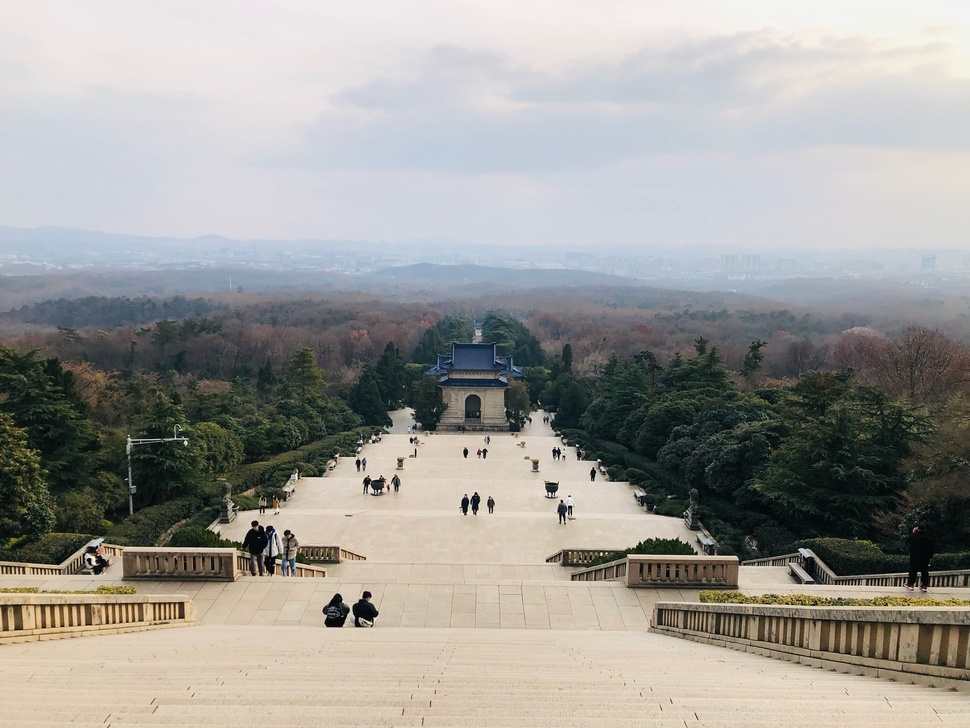
#> input picture ch3/nj.jpg, 970 x 728 px, shrunk from 2049 x 1537 before the run, found by its file name
$ python kernel.py
#> lines starting #> are read from the running program, lines starting #| are printed output that depends on the picture
#匯入套件
import numpy as np
import cv2

#讀取圖片
img = cv2.imread(r'D:/Documents/ImgProcess/nj.jpg')
#> img is the input picture: shape (728, 970, 3); mean B, G, R 152.3, 156.6, 158.3

#抓取圖片大小
height, width, channels = img.shape
#> height = 728; width = 970; channels = 3

#卷積運算銳化
kernel = np.array([[0, -1, 0], [-1, 5, -1], [0, -1, 0]], np.float32)
dst = cv2.filter2D(img, -1, kernel)
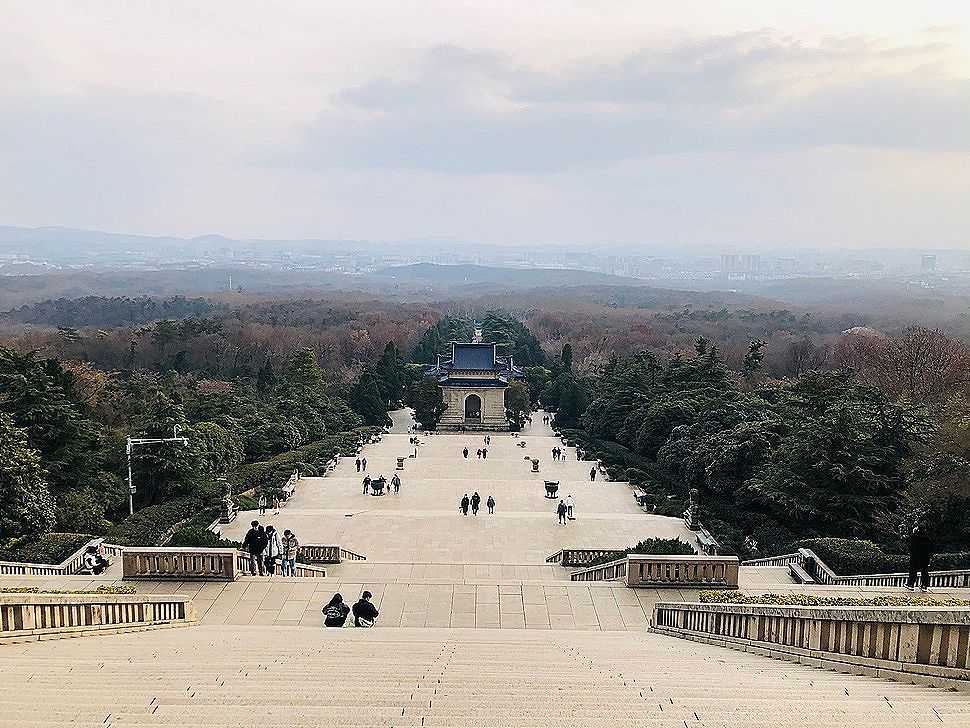
#> dst: shape (728, 970, 3); mean B, G, R 154.2, 157.8, 159.5

#多張圖一起顯示
hstack = np.hstack((img, dst))
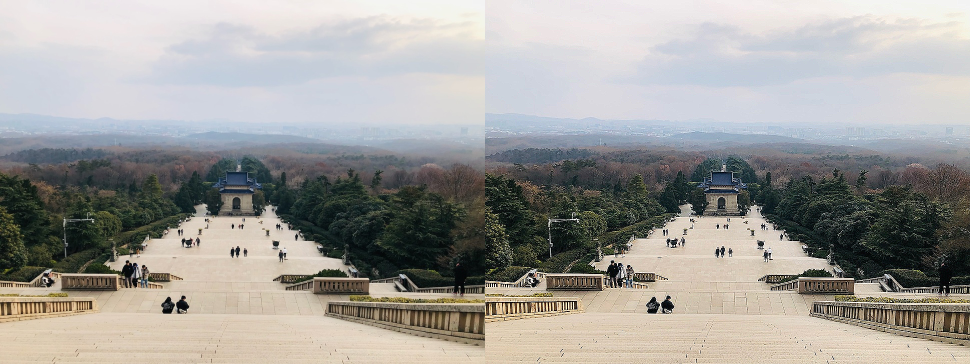
#> hstack: shape (728, 1940, 3) (shown at 1/2 size); mean B, G, R 153.2, 157.2, 158.9

#顯示圖片
cv2.imshow('image', hstack)

#儲存圖片
cv2.imwrite('kernel.jpg', dst)

#等待使用者按下任意鍵後關閉視窗
cv2.waitKey(0)
cv2.destroyAllWindows()
